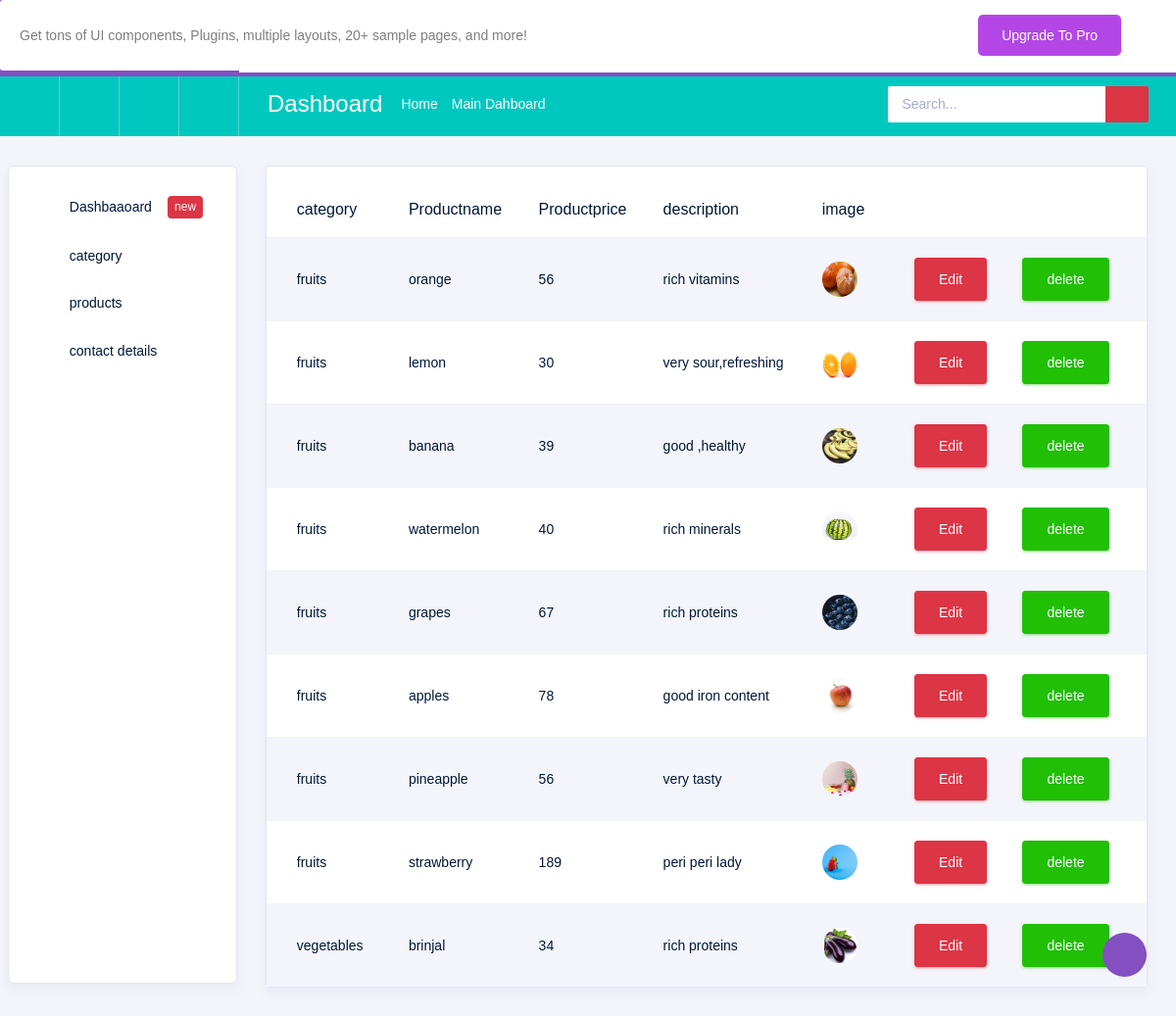
Screenshot of /Backend/product_display/ with the database file from the repository.
### Backend/models.py (models this page shows)
class productdb(models.Model):
    CATEGORY=models.CharField(max_length=100,null=True,blank=True)
    PRODUCTNAME = models.CharField(max_length=100, null=True, blank=True)
    PRODUCTPRICE = models.IntegerField( null=True, blank=True)
    PRODUCTDESCRIPTION = models.CharField(max_length=100, null=True, blank=True)
    PRODUCTIMAGE = models.ImageField(upload_to="productimages", null=True, blank=True)

### Backend/views.py (the view)
# urls.py: path('product_display/', views.product_display, name="product_display"),
def product_display(request):
    data=productdb.objects.all()
    return render(request,"display_product.html",{'data':data})

### Backend/templates/display_product.html (shortened to what this page needs)
<!DOCTYPE html>
{% extends 'index.html' %}
{% block content %}
<html lang="en">
<head>
</head>
<body >
<div class="row">
            <div class="col-md-12">
              <div class="card">
                <div class="table-responsive pt-3">
                  <table class="table table-striped project-orders-table">
                    <thead>
                      <tr>
                        <th>category</th>
                        <th>Productname</th>
                        <th>Productprice</th>
                          <th>description</th>
                           <th>image</th>
                      </tr>
                    </thead>
                    <tbody>
                    {% for d in data %}
                      <tr>
                        <td>{{d.CATEGORY}}</td>
                        <td>{{d.PRODUCTNAME}} </td>
                          <td>{{d.PRODUCTPRICE}} </td>
                         <td>{{d.PRODUCTDESCRIPTION}} </td>
                        <td>
                          <img src="{{d.PRODUCTIMAGE.url}}" width="100px" height="100px">
                        </td>
                        <td>
                          <a href="{% url 'products_edit' pro_id=d.id %}">
                          <button type="button" class="btn btn-danger" >Edit</button>
                            </a>
                        </td>
                        <td>
                          <a href="{% url 'delete_product' del_id=d.id %}">
                          <button type="button" class="btn btn-success">delete</button>
                            </a>
                        </td>
                      </tr>
                    {% endfor %}
                    </tbody>
                  </table>
                </div>
              </div>
            </div>
          </div>
</body>
</html>
{% endblock %}

### rows the page displays
productdb: CATEGORY "fruits", PRODUCTNAME "orange", PRODUCTPRICE "56", PRODUCTDESCRIPTION "rich vitamins", PRODUCTIMAGE (picture)
productdb: CATEGORY "fruits", PRODUCTNAME "lemon", PRODUCTPRICE "30", PRODUCTDESCRIPTION "very sour,refreshing", PRODUCTIMAGE (picture)
productdb: CATEGORY "fruits", PRODUCTNAME "banana", PRODUCTPRICE "39", PRODUCTDESCRIPTION "good ,healthy", PRODUCTIMAGE (picture)
productdb: CATEGORY "fruits", PRODUCTNAME "watermelon", PRODUCTPRICE "40", PRODUCTDESCRIPTION "rich minerals", PRODUCTIMAGE (picture)
productdb: CATEGORY "fruits", PRODUCTNAME "grapes", PRODUCTPRICE "67", PRODUCTDESCRIPTION "rich proteins", PRODUCTIMAGE (picture)
productdb: CATEGORY "fruits", PRODUCTNAME "apples", PRODUCTPRICE "78", PRODUCTDESCRIPTION "good iron content", PRODUCTIMAGE (picture)
productdb: CATEGORY "fruits", PRODUCTNAME "pineapple", PRODUCTPRICE "56", PRODUCTDESCRIPTION "very tasty", PRODUCTIMAGE (picture)
productdb: CATEGORY "fruits", PRODUCTNAME "strawberry", PRODUCTPRICE "189", PRODUCTDESCRIPTION "peri peri lady", PRODUCTIMAGE (picture)
productdb: CATEGORY "vegetables", PRODUCTNAME "brinjal", PRODUCTPRICE "34", PRODUCTDESCRIPTION "rich proteins", PRODUCTIMAGE (picture)
